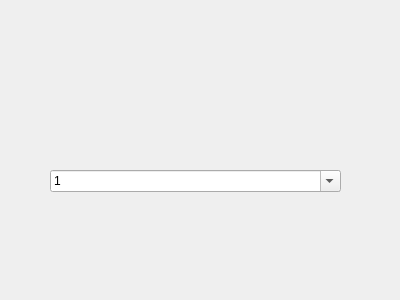
<?xml version="1.0" encoding="UTF-8"?>
<ui version="4.0">
 <class>AnswerWindow</class>
 <widget class="QWidget" name="AnswerWindow">
  <property name="geometry">
   <rect>
    <x>0</x>
    <y>0</y>
    <width>400</width>
    <height>300</height>
   </rect>
  </property>
  <property name="windowTitle">
   <string>AnswerWindow</string>
  </property>
  <widget class="QComboBox" name="comboBox">
   <property name="geometry">
    <rect>
     <x>50</x>
     <y>170</y>
     <width>291</width>
     <height>22</height>
    </rect>
   </property>
   <property name="editable">
    <bool>true</bool>
   </property>
   <item>
    <property name="text">
     <string>1</string>
    </property>
   </item>
   <item>
    <property name="text">
     <string>2</string>
    </property>
   </item>
   <item>
    <property name="text">
     <string>3</string>
    </property>
   </item>
   <item>
    <property name="text">
     <string>4</string>
    </property>
   </item>
   <item>
    <property name="text">
     <string>5</string>
    </property>
   </item>
   <item>
    <property name="text">
     <string>6</string>
    </property>
   </item>
  </widget>
 </widget>
 <layoutdefault spacing="6" margin="11"/>
 <resources/>
 <connections/>
</ui>
